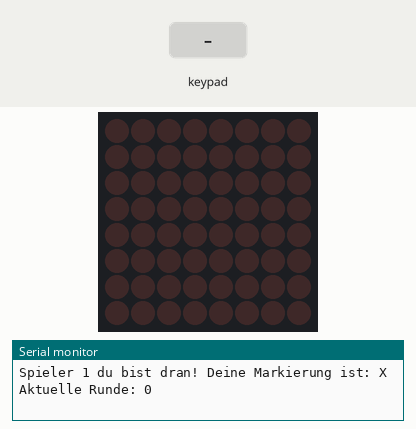
Bench run of a sketch on a simulated Arduino Uno, built with avr-gcc and run on an emulated ATmega328P. Shown: 8×8 LED matrix, the last lines printed to the serial monitor. Inputs (shaded band) come from the test bench.

Above: at 1.2 s.
1.3 s: keypad keys 9 8 7 pressed 0.4 s apart
At 3.4 s:
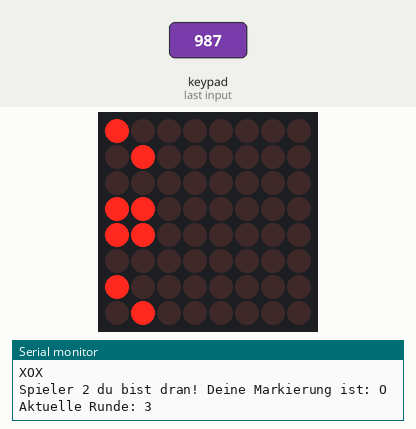
4.0 s: key '1' pressed
At 4.9 s:
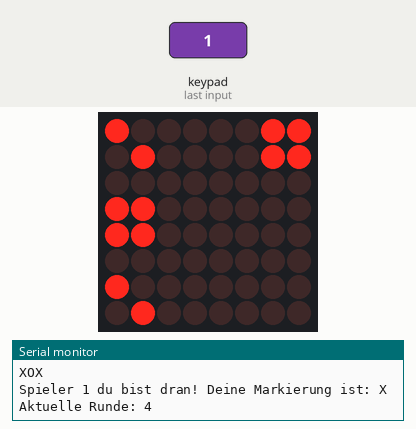
5.5 s: keypad keys 5 4 3 pressed 0.4 s apart
At 6.7 s:
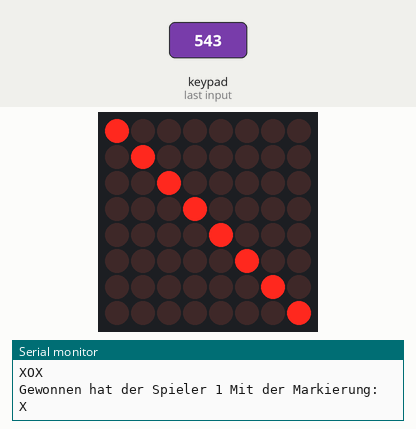
Timing chart, 0 to 8.5 s (numbered marks = the images above; inputs shaded):
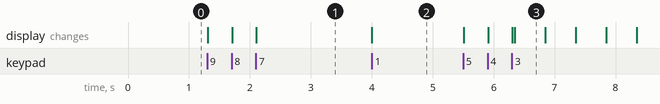

The sketch:

tictacttoe_matrixLED.ino
```cpp
#include "LedControl.h" //für LED matrix
#include "Keypad.h" // für folientastaturmodul
/*
 * Anschluss:
 * DIn 12
 * CS 11
 * CLK 10
 */
LedControl lc = LedControl(12,10,11,1);


const byte ROWS = 3;
const byte COLS = 3;

char hexaKeys[ROWS][COLS] = {
                            {'1','2','3'},
                            {'4','5','6'},
                            {'7','8','9'},
                          };
byte rowPins[ROWS] = {9, 8, 7}; //Pins wie ich sie am arduino angeschlossen habe
byte colPins[COLS] = {5, 4, 3};

Keypad tastatur = Keypad( makeKeymap(hexaKeys), rowPins, colPins, ROWS, COLS);


char field[9];
void setField()
{
  for(int i = 0; i < 9; i++)
  {
    char mm = (i + '0')+1;
    field[i] = mm;
  }
}

void setup()
{
  Serial.begin(9600);
  //hochfahren
  lc.shutdown(0,false);
  //die helligkeit anpassen
  lc.setIntensity(0,2);
  lc.clearDisplay(0);
}


void loop()
{
  int runde = 0, spieler;
  bool winner = false;
  char marker;

  lc.clearDisplay(0);
  setField();

  do
  {
    spieler = (runde%2 == 0) ? 1 : 2;

    marker = (spieler == 1) ? 'X' : 'O';

    printInfo(spieler, runde, marker);
    getUserInput(marker);

    winner = checkWinner(); //nur txt gerade
    showTxtField();
    runde += 1;

    if(runde == 9 && !winner)
    {
      Serial.print("\nUnentschieden");
      sadFace();
      break;
    }
  } while(!winner);

  if(winner)
  {
    Serial.print("\nGewonnen hat der Spieler ");
    Serial.print(spieler);
    Serial.print(" Mit der Markierung: ");
    Serial.print(marker);
    fancyWinAnimation(spieler);
  }

  delay(5000);
}


//Hilfsfunktionen
void getUserInput(char mark)
{
  //hier immer linke obere ecke mitgeben an setTheLed - zb '1' -> (0, 7), zB '8' -> (3, 1)

  int indizes[9][2] = {{0, 7}, {3, 7}, {6, 7},
                       {0, 4}, {3, 4}, {6, 4},
                       {0, 1}, {3, 1}, {6, 1},
                      };

  bool correct = false;
  int converted;
  do
  {
    char input = tastatur.getKey();
    if (input)
    {
      Serial.print("\nEs wurde eingelesen: ");
      Serial.print(input);
      converted = (input - '0') - 1;
      correct = checkInput(converted);
    }

  } while(!correct);

  field[converted] = mark;

  setTheLed(indizes[converted][0], indizes[converted][1], mark);
  //statt mit if abfragen; char in int umwandeln; die linken oberen ecken in einem array speichern und input entsprechend als  index betrachten
}

bool checkInput(int choice)
{
  //für TxtField
  if((field[choice] == 'X')||(field[choice] == 'O'))
  {
    return false;
  }
  return true;
}

void setTheLed(int row, int col, char mark)
{
  //von der linken oberen ecke ausgehend jeweils die LED's anleuchten
  if(mark == 'X')
  {
    //das für das X symbol (also diagonale)
    lc.setLed(0, row, col-1, HIGH);
    lc.setLed(0, row+1, col, HIGH);
  }
  if(mark == 'O')
  {
    //das für das O symbol (also viereck)
    lc.setLed(0, row, col, HIGH);
    lc.setLed(0, row+1, col, HIGH);
    lc.setLed(0, row, col-1, HIGH);
    lc.setLed(0, row+1, col-1, HIGH);
  }
}

void printInfo(int spieler, int runde, char mark)
{
  Serial.print("\nSpieler ");
  Serial.print(spieler);
  Serial.print(" du bist dran! Deine Markierung ist: ");
  Serial.print(mark);
  Serial.print("\nAktuelle Runde: ");
  Serial.print(runde);
}

bool checkWinner()
{
    // Horizontale
    // 1 2 3
    if(field[0] == field[1] && field[1] == field[2])
    {
        return true;
    }
    //4 5 6
    if(field[3] == field[4] && field[4] == field[5])
    {
        return true;
    }
    //7 8 9
    if(field[6] == field[7] && field[7] == field[8])
    {
        return true;
    }

    //Vertikale
    //1 4 7
    if(field[0] == field[3] && field[3] == field[6])
    {
        return true;
    }
    //2 5 8
    if(field[1] == field[4] && field[4] == field[7])
    {
        return true;
    }
    //3 6 9
    if(field[2] == field[5] && field[5] == field[8])
    {
        return true;
    }

    //Diagonale
    //1 5 9
    if(field[0] == field[4] && field[4] == field[8])
    {
        return true;
    }
    //3 5 7
    if(field[2] == field[4] && field[4] == field[6])
    {
        return true;
    }

    return false;
}


void showTxtField()
{
  Serial.println("\nDas Feld: \n");
  for(int i = 0; i < 9; i++)
  {
    Serial.print(field[i]);
    if(i == 2 || i == 5)
    {
      Serial.println("\n");
    }
  }
  Serial.println("\n");
}

void fancyWinAnimation(int spieler)
{
  lc.clearDisplay(0);
  unsigned long startTime = millis();
  if(spieler == 1)
  {

     while (millis() - startTime < 5000)
     {
        for (int i = 0; i < 8; i++)
        {
          lc.setLed(0, i, i, HIGH);
        }
        delay(500);

        for (int i = 0; i < 8; i++)
        {
          lc.setLed(0, i, i, LOW);
        }
        delay(500);
      }
   }

   if(spieler == 2)
   {
      while (millis() - startTime < 5000)
      {
        lc.setLed(0, 3, 4, HIGH);
        lc.setLed(0, 4, 3, HIGH);
        lc.setLed(0, 4, 4, HIGH);
        lc.setLed(0, 3, 3, HIGH);

        delay(500);

        lc.setLed(0, 3, 4, LOW);
        lc.setLed(0, 4, 3, LOW);
        lc.setLed(0, 4, 4, LOW);
        lc.setLed(0, 3, 3, LOW);

        delay(500);
      }
    }
}
void sadFace()
{
  byte sad[8]=   {0x3C,0x42,0xA5,0x81,0x99,0xA5,0x42,0x3C};
  for(int i = 0 ; i < 8; i++)
  {
    lc.setColumn(0,i,sad[i]);
  }
}

/*
mache das doch nicht, weil dann zu wenig platz für die markierungen
void spielFeldMarkierung()
{
  lc.setColumn(0,2,0xFF);
  lc.setColumn(0,5,0xFF);
  lc.setRow(0,2,0xFF);
  lc.setRow(0,5,0xFF);
}
*/
```

Measured:
- after the input at 1.3 s, the display: first changes at once (image 1 shows a later state)
- after the input at 4.0 s, the display: changes at once (image 2)
- after the input at 5.5 s, the display: first changes at once (image 3 shows a later state)
- what the display in image 3 shows lasts 0.5 s, from 6.3 s to 6.8 s
